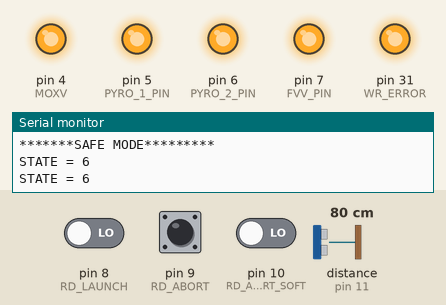
Recording of a sketch running on a simulated Arduino Mega 2560, built with avr-gcc and run on an emulated ATmega2560. Parts: output pins drawn as LEDs (lit = HIGH), the last lines printed to the serial monitor. Wiring (inferred from the names in the program): ultrasonic range finder: trigger pin 12; echo pin 11. Dashed ring = blinking. The inputs (shaded band) are chosen by the test bench; at power-on: pin 9 (RD_ABORT) HIGH, pin 10 (RD_ABORT_SOFT) LOW, pin 8 (RD_LAUNCH) LOW, distance to the obstacle (sensor on pin 11) 80 cm. Pins used as bus, display or sensor lines are not drawn.

Above: at 1.2 s.
1.3 s: pin 9 (RD_ABORT) driven LOW
At 2.9 s:
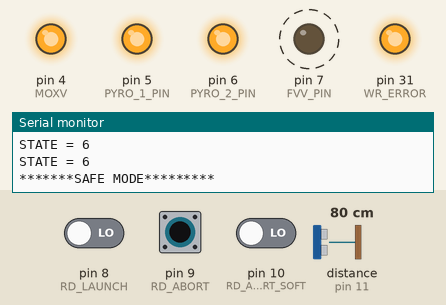
4.3 s: pin 9 (RD_ABORT) driven HIGH
At 7.2 s:
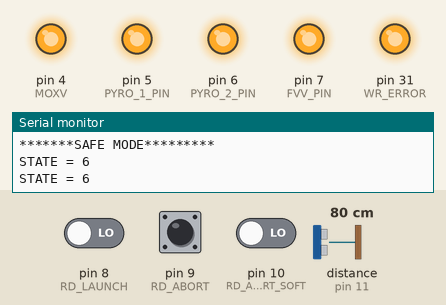
7.3 s: pin 10 (RD_ABORT_SOFT) driven HIGH
8.8 s: pin 8 (RD_LAUNCH) driven HIGH and pin 9 (RD_ABORT) driven LOW
10.7 s: pin 10 (RD_ABORT_SOFT) driven LOW
13.7 s: pin 9 (RD_ABORT) pulsed HIGH 2 times (0.12 s each, 0.3 s apart)
At 30.3 s:
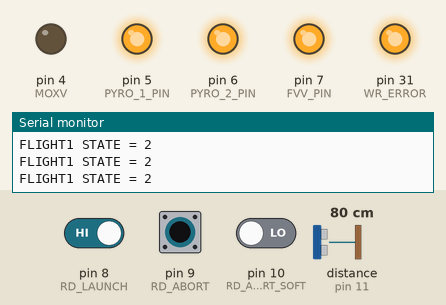
Timing chart, 0 to 38.0 s (numbered marks = the images above; inputs shaded):
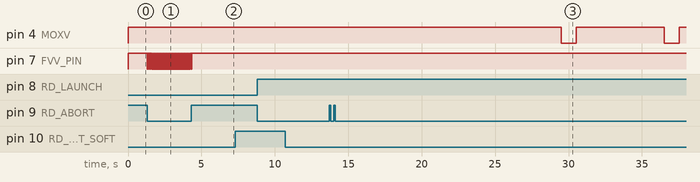

Measured:
- after the input at 1.3 s, pin 7 (FVV_PIN): alternates HIGH for 0.03 s and LOW for 0.02 s, starting at once
- after the input at 4.3 s, pin 7 (FVV_PIN): goes on until 4.3 s, then stays HIGH
- after the input at 13.7 s, pin 5 (PYRO_1_PIN): stays HIGH (without the input it goes to LOW after 15.3 s)

The sketch:

FlightMaster.ino
```cpp
///////////////////////////////////////////////////////////////////////
///////////////////////////////////////////////////////////////////////
///////////////////////////////////////////////////////////////////////
///////////////////////////////////////////////////////////////////////
// VERSION HISTORY //
// YYYY-MM-DD/HH:MM - Version - Description of changes (Author)
// 2016-05-18/13:31 - V1.0 - Initial Upload of Flight Master (Alex Wolff)
// 2016-05-18/17:17 - V1.1 - Changed Pyro1/MOXV1 timings; Added Main loop details
// 2016-05-19/17:49 - V1.2 - Added SoftAbort, OpenFVV, CloseFVV
// 2016-05-19/23:52 - V1.3 - Changed equality sign, added comments
// 2016-05-20/04:28 - V1.4 - Added SetupSD, WriteSD and incorporated into master loop
// 2016-05-21/14:49 - V1.5 - Added POST HITL V1.0, PRE HITL V2.0
// 2016-05-23/02:11 - V1.6 - New pinout, fixed SetupSD/WriteSD, changed pyro timings
// 2016-05-24/12:18 - V1.7 - Changes pins for Pyros and SmoxV
// 2016-05-25/10:19 - V1.8 - Added abort capability for Flight1/Coast -- GROUND TEST ONLY
// 2016-05-28/09:24 - V1.9 - Added abort capability for Recovery, lengthened pyro on times, allow for FVV in Recovery
// 2017-02-12/10:08 - V2.0 - Modify towards relaunch (no QDsep, SMOXV)
///////////////////////////////////////////////////////////////////////
///////////////////////////////////////////////////////////////////////
///////////////////////////////////////////////////////////////////////
///////////////////////////////////////////////////////////////////////
/////////////////////////////
// SD CARD LIBRARY //
#include <SD.h>
// SPI LIBRARY //
#include <SPI.h>  // TODO: IS THIS NECESSARY?

// PRESSURE SENSOR LIBRARY //
#include <Adafruit_BMP085.h>

//IMU LIBRARIES //
#include <Adafruit_Sensor.h>
#include <Adafruit_BNO055.h>
#include <utility/imumaths.h>

// GENERAL LIBRARIES //
#include <Wire.h>
#include <math.h>
/////////////////////////////


// STATE DEFINITIONS //
// PRELAUNCH 0 //
// LAUNCH    1 //
// FLIGHT_1  2 //
// COAST     3 //
// FLIGHT_2  4 //
// RECOVERY  5 //
// SAFE      6 //
///////////////////////
int STATE = 0; // INITIALIZE TO PRELAUNCH STATE
///////////////////////

// FVV COUNTERS //
////////////////////
int FVVOpenNum  = 0;
int FVVCloseNum = 0;
////////////////////

// DEFINE PINS FOR ACTUATIONS //
#define MOXV       4
#define PYRO_1_PIN 5
#define PYRO_2_PIN 6
#define FVV_PIN    7

#define WR_STATE   12

// DEFINE PINS FOR READING SIGNAL //
#define RD_LAUNCH     8
#define RD_ABORT      9
#define RD_ABORT_SOFT 10
#define RD_FVV        11

// DEFINE PIN FOR WRITING ERROR TO DISPLAY
#define WR_ERROR      31

// DEFINE ACTIVE LOW RELAY CONFIG //
#define RELAY_ON  0
#define RELAY_OFF 1

// PRESSURE SENSOR DEFINITIONS //
Adafruit_BMP085 bmp;
int trueSeaLevelPress;
//const int chipSelect = 4;
////////////////////////////////

// IMU DEFINITIONS //
Adafruit_BNO055 bno = Adafruit_BNO055();

// GLOBAL VARIABLES //
int initMillis = millis();
int currentMillis = millis();

void setup() {
  Serial.begin(9600); // TODO: CAN THIS BE IN LAUNCH CODE???

  // SET INITIAL STATE TO CLOSE FOR ALL RELAYS //
  pinMode(MOXV, OUTPUT);
  pinMode(PYRO_1_PIN, OUTPUT);
  pinMode(PYRO_2_PIN, OUTPUT);
  pinMode(FVV_PIN, OUTPUT);
  pinMode(WR_STATE, OUTPUT);
  pinMode(WR_ERROR, OUTPUT);

  digitalWrite(MOXV,RELAY_OFF);
  digitalWrite(PYRO_1_PIN,RELAY_OFF);
  digitalWrite(PYRO_2_PIN,RELAY_OFF);
  digitalWrite(FVV_PIN,RELAY_OFF);
  digitalWrite(WR_STATE,RELAY_OFF);
  digitalWrite(WR_ERROR,RELAY_OFF);

  // INITIALIZE READ PINS AS INPUTS //
  pinMode(RD_LAUNCH, INPUT);
  pinMode(RD_ABORT,  INPUT);
  pinMode(RD_ABORT_SOFT, INPUT);
  pinMode(RD_FVV,  INPUT);

  analogWrite(WR_STATE,42.5*STATE);

  // INITIALIZE BMP,BNO, AND SD DEVICES
  //SetupSD();

}

void loop() {
  analogWrite(WR_STATE,42.5*STATE);
  Serial.print("STATE = ");
  Serial.println(STATE);
  int LoopMillis = millis();
  OpenFVV();  // CHECKS FOR OPEN FVV COMMAND
  CloseFVV(); // CHECKS FOR CLOSE FVV COMMAND

  WriteSD(); // WRITE TELEMETRY TO SD CARD

  STATE = HardAbortCheck(); // CHECKS FOR HARD ABORT SIGNAL
  STATE = SoftAbortCheck(); // CHECKS FOR SOFT ABORT SIGNAL
  //IF ABORT IS NOT IN EFFECT, CONFIRM THAT LAUNCH PIN HIGH LASTS A TENTH OF A SECOND //
  if (digitalRead(RD_LAUNCH) == HIGH && digitalRead(RD_ABORT) == LOW && STATE != 6){

    int currLaunchMillis = millis();
    int falseLaunchPinRead = 0;

    while ((currLaunchMillis - LoopMillis) < 100) {

      if (digitalRead(RD_LAUNCH) == LOW) {

        falseLaunchPinRead = 1;
        break;
      }
      currLaunchMillis = millis();
    }

    if ((falseLaunchPinRead == 0) && (digitalRead(RD_ABORT)) == LOW) {
      STATE = 1; // SEND STATE TO LAUNCH
      analogWrite(WR_STATE,42.5*STATE);
      STATE = LaunchSeq();
      Serial.print("STATE = ");
      Serial.println(STATE);
    }
  }

  // END LAUNCH PIN HIGH CONTINUITY CHECK //
  // POSSIBLE OUTPUTS: (1) RETURN TO PREVIOUS STATE //
  //                   (2) ENTER LAUNCH STATE //

  if (STATE == 2) {
    STATE = Flight1Seq();
    analogWrite(WR_STATE,42.5*STATE);
    Serial.print("STATE = ");
      Serial.println(STATE);
  }

  if (STATE == 3) {
    STATE = CoastSeq();
    analogWrite(WR_STATE,42.5*STATE);
    Serial.print("STATE = ");
      Serial.println(STATE);
  }

  if (STATE == 4) {
    STATE = Flight2Seq();
    analogWrite(WR_STATE,42.5*STATE);
    Serial.print("STATE = ");
      Serial.println(STATE);
  }

  if (STATE == 5) {
    RecoverySeq();
    analogWrite(WR_STATE,42.5*STATE);
    Serial.print("STATE = ");
      Serial.println(STATE);
  }

  if (STATE == 6) {
    SafeSeq();
    analogWrite(WR_STATE,42.5*STATE);
    Serial.print("STATE = ");
      Serial.println(STATE);
  }

}


//// LAUNCH SEQUENCING FUCTION ////
int LaunchSeq(){

  int LaunchSeqEnd      = 0;
  int startSeqCounter   = 0;
  int pyro1OpenCounter  = 0;
  int moxv1OpenCounter  = 0;
  int qdsepOffCounter   = 0;
  initMillis = millis();

  while (LaunchSeqEnd == 0) {

    Serial.print("LAUNCH STATE = ");
    Serial.println(STATE);

    currentMillis = millis();
    WriteSD(); // WRITE TELEMETRY TO SD CARD

    // AFTER *60 SECONDS*, FEED CURRENT TO PYRO 1 //
    STATE = HardAbortCheck();
    STATE = SoftAbortCheck();
    // NOTE: CANNOT ABORT OUT OF LAUNCH AT THIS POINT //
    if ((currentMillis - initMillis) > 20000 && pyro1OpenCounter == 0 && STATE != 6){
      digitalWrite(PYRO_1_PIN,RELAY_ON);
      pyro1OpenCounter = 1;
    }

    // AFTER *60.3 SECONDS*, OPEN MAIN OX VALVE (1) //
    if ((currentMillis - initMillis) > 20500 && moxv1OpenCounter == 0){
      digitalWrite(MOXV,RELAY_ON);
      moxv1OpenCounter = 1;
      STATE = 2; // SET STATE TO FLIGHT_1
      LaunchSeqEnd = 1; // END WHILE LOOP
    }

  }

  return STATE;
}
///////////////////////////////////
///////////////////////////////////

// FLIGHT1 SEQUENCING FUNCTION //
int Flight1Seq(){

  initMillis = millis();
  int Flight1SeqEnd = 0;
  int moxv1OffCounter = 0;
  int Burn1Counter = 0;
  int pyro1CloseCounter = 0;

  while (Flight1SeqEnd == 0){
    Serial.print("FLIGHT1 STATE = ");
    Serial.println(STATE);

    currentMillis = millis();
    WriteSD(); // WRITE TELEMETRY TO SD CARD

    //// ONLY FOR GROUND TEST ///
    STATE = HardAbortCheck();
    STATE = SoftAbortCheck();
    /////////////////////////////

    if ((currentMillis - initMillis) > 1000 && moxv1OffCounter == 0){
      digitalWrite(MOXV,RELAY_OFF);
      moxv1OffCounter = 1;
    }

    //// ONLY FOR GROUND TEST ///
    STATE = HardAbortCheck();
    STATE = SoftAbortCheck();
    /////////////////////////////

    // SHUT OFF CURRENT TO PYRO_1 AFTER  *3.2 SECONDS* //
    if ((currentMillis - initMillis) >  4500 && pyro1CloseCounter == 0){
      digitalWrite(PYRO_1_PIN,RELAY_OFF);
      pyro1CloseCounter = 1;
    }

    //// ONLY FOR GROUND TEST ///
    STATE = HardAbortCheck();
    STATE = SoftAbortCheck();
    /////////////////////////////

    if ((currentMillis - initMillis) > 7000 && Burn1Counter == 0){
      digitalWrite(MOXV,RELAY_ON);
      Burn1Counter = 1;
      STATE = 3; // SET STATE TO COAST
      Flight1SeqEnd = 1;
    }
  }
  return STATE;
}
/////////////////////////////////
/////////////////////////////////


// COAST SEQUENCING FUNCTION //
int CoastSeq(){

  initMillis = millis();
  int CoastSeqEnd = 0;
  int moxv2OffCounter = 0;
  int CoastCounter = 0;

  while (CoastSeqEnd == 0){

    currentMillis = millis();
    WriteSD(); // WRITE TELEMETRY TO SD CARD

    //// ONLY FOR GROUND TEST ///
    STATE = HardAbortCheck();
    STATE = SoftAbortCheck();
    /////////////////////////////


    if ((currentMillis - initMillis) > 1000 && moxv2OffCounter == 0){
      digitalWrite(MOXV,RELAY_OFF);
      moxv2OffCounter = 1;
    }

    //// ONLY FOR GROUND TEST ///
    STATE = HardAbortCheck();
    STATE = SoftAbortCheck();
    /////////////////////////////

    if ((currentMillis - initMillis) > 7000 && CoastCounter == 0){
      CoastCounter = 1;
      STATE = 4; // SET STATE TO FLIGHT_2
      CoastSeqEnd = 1;
    }
  }
  return STATE;
}
///////////////////////////////
///////////////////////////////


// FLIGHT_2 SEQUENCING FUNCTION //
int Flight2Seq(){

  initMillis = millis();
  int Flight2SeqEnd = 0;
  int moxv3OpenCounter = 0;
  int moxv3OffCounter = 0;
  int Burn2Counter = 0;
  int pyro2OpenCounter = 0;
  int pyro2CloseCounter = 0;

  while (Flight2SeqEnd == 0 && STATE == 4){

    //// ONLY FOR GROUND TEST ///
    STATE = HardAbortCheck();
    STATE = SoftAbortCheck();
    /////////////////////////////

    currentMillis = millis();
    WriteSD(); // WRITE TELEMETRY TO SD CARD

    if (pyro2OpenCounter == 0){
      digitalWrite(PYRO_2_PIN,RELAY_ON);
      pyro2OpenCounter = 1;
    }

    if ((currentMillis - initMillis) > 500 && moxv3OpenCounter == 0){
      digitalWrite(MOXV,RELAY_ON);
      moxv3OpenCounter = 1;
    }

    //// ONLY FOR GROUND TEST ///
    STATE = HardAbortCheck();
    STATE = SoftAbortCheck();
    /////////////////////////////


    if ((currentMillis - initMillis) > 1000 && moxv3OffCounter == 0){
      digitalWrite(MOXV,RELAY_OFF);
      moxv3OffCounter = 1;
    }

    //// ONLY FOR GROUND TEST ///
    STATE = HardAbortCheck();
    STATE = SoftAbortCheck();
    /////////////////////////////

    if ((currentMillis - initMillis) > 4500 && pyro2CloseCounter == 0){
      digitalWrite(PYRO_2_PIN,RELAY_OFF);
      pyro2CloseCounter = 1;
    }

    //// ONLY FOR GROUND TEST ///
    STATE = HardAbortCheck();
    STATE = SoftAbortCheck();
    /////////////////////////////

    if ((currentMillis - initMillis) > 10000 && Burn2Counter == 0 && STATE == 4){
      Burn2Counter = 1;
      STATE = 5; // SET STATE TO RECOVERY
      Flight2SeqEnd = 2;
    }

    //// ONLY FOR GROUND TEST ///
    STATE = HardAbortCheck();
    STATE = SoftAbortCheck();
    /////////////////////////////
  }
  return STATE;
}
//////////////////////////////
//////////////////////////////


// RECOVERY SEQUENCING FUNCTION //
void RecoverySeq(){

  initMillis = millis();
  int RecoverySeqEnd = 0;

  while (STATE == 5){

    //// ONLY FOR GROUND TEST ///
    STATE = HardAbortCheck();
    STATE = SoftAbortCheck();
    /////////////////////////////

    currentMillis = millis();
    WriteSD(); // WRITE TELEMETRY TO SD CARD

    if ((currentMillis - initMillis) > 1000 && FVVOpenNum == FVVCloseNum){
      digitalWrite(FVV_PIN,RELAY_ON);
      FVVOpenNum += 1;
    }

    OpenFVV();  // CHECKS FOR OPEN FVV COMMAND
    CloseFVV(); // CHECKS FOR CLOSE FVV COMMAND

  }
}
////////////////////////////////
////////////////////////////////


// SAFE SEQUENCING FUNCTION //
void SafeSeq(){

  initMillis = millis();
  int SafeSeqEnd = 0;

  while (SafeSeqEnd == 0){

    Serial.println("*******SAFE MODE*********");

    currentMillis = millis();
    WriteSD(); // WRITE TELEMETRY TO SD CARD

    if (FVVOpenNum == FVVCloseNum){

      digitalWrite(FVV_PIN,RELAY_ON);
      FVVOpenNum += 1;
      SafeSeqEnd = 1;
    }

    //OpenFVV();  // CHECKS FOR OPEN FVV COMMAND
    //CloseFVV(); // CHECKS FOR CLOSE FVV COMMAND
  }
}
//////////////////////////////
//////////////////////////////


//////////////////////////////
//////////////////////////////
//////////////////////////////
//////////////////////////////
// COMMANDS //

// HARD ABORT CHECK COMMAND //
int HardAbortCheck(){
  if (digitalRead(RD_ABORT) == HIGH){

    int falseAbortPinRead = 0;
    int initAbortMillis = millis();
    int currAbortMillis = millis();
    while (currAbortMillis - initAbortMillis < 100){

      if (digitalRead(RD_ABORT) == LOW){
        falseAbortPinRead = 1;
        break;
      }
      currAbortMillis = millis();
    }
    if (falseAbortPinRead == 0){

      STATE = 6; // SEND STATE TO SAFE
    }
  }
  analogWrite(WR_STATE,42.5*STATE);
  return STATE;
}
//////////////////////////////
//////////////////////////////

// SOFT ABORT CHECK COMMAND //
int SoftAbortCheck(){

  if (digitalRead(RD_ABORT_SOFT) == HIGH){
    int falseAbortSoftPinRead = 0;
    int initAbortMillis = millis();
    int currAbortMillis = millis();
    while (currAbortMillis - initAbortMillis < 250){

      if (digitalRead(RD_ABORT_SOFT) == LOW){
        falseAbortSoftPinRead = 1;
        break;
      }
      currAbortMillis = millis();
    }
    if (falseAbortSoftPinRead == 0){

      STATE = 0; // SEND STATE TO PRELAUNCH
    }
  }
  analogWrite(WR_STATE,42.5*STATE);
  return STATE;
}

//////////////////////////////
//////////////////////////////

// OPEN FVV COMMAND //
void OpenFVV(){
  if (digitalRead(RD_FVV) == HIGH){
    int falseOpenFVVPinRead = 0;
    int initFVVMillis = millis();
    int currFVVMillis = millis();
    while (currFVVMillis - initFVVMillis < 500){

      if (digitalRead(RD_FVV) == LOW){
        falseOpenFVVPinRead = 1;
        break;
      }
      currFVVMillis = millis();
    }
    if (falseOpenFVVPinRead == 0){

      digitalWrite(FVV_PIN,RELAY_ON);
      FVVOpenNum += 1;
    }
  }
}

//////////////////////////////
//////////////////////////////

// CLOSE FVV COMMAND //
void CloseFVV(){

  if (digitalRead(RD_FVV) == LOW && FVVCloseNum != FVVOpenNum){
      digitalWrite(FVV_PIN,RELAY_OFF);
      FVVCloseNum += 1;
  }
}

//////////////////////////////
//////////////////////////////

// SETUP SD COMMAND //
void SetupSD(){
  /*
  // CHECK FOR PRESSURE SENSOR //
  initMillis = millis();
  if (!bmp.begin()) {
    currentMillis = millis();
    digitalWrite(WR_ERROR,RELAY_ON);
    while (!bmp.begin() && (currentMillis - initMillis) > 500) { // IF DEVICE NOT FOUND, KEEP CHECKING FOR 0.5 SECONDS
    }
  }
  // CHECK FOR IMU DEVICE //
  initMillis = millis();
  if (!bno.begin()) {
    currentMillis = millis();
    digitalWrite(WR_ERROR,RELAY_ON);
    while (!bno.begin() && (currentMillis - initMillis) > 500) {
    }
  }
  // CHECK FOR SD CARD //
  initMillis = millis();
  if (!SD.begin(chipSelect)) {
    currentMillis = millis();
    digitalWrite(WR_ERROR,RELAY_ON);
    while (!SD.begin() && (currentMillis - initMillis) > 500) {
    }
  }
  // REMOVE OLD FILE //
  if (SD.exists("guinlog.txt")) {
    SD.remove("guinlog.txt");
  }
  */
}


//////////////////////////////
//////////////////////////////
void WriteSD(){
  /*
  // PRINT VARIABLES TO SD CARD //

  // PING THE IMU FOR SENSOR DATA //
  imu::Vector<3> euler = bno.getVector(Adafruit_BNO055::VECTOR_EULER);
  imu::Vector<3> mag = bno.getVector(Adafruit_BNO055::VECTOR_MAGNETOMETER);
  imu::Vector<3> gyro = bno.getVector(Adafruit_BNO055::VECTOR_GYROSCOPE);
  imu::Vector<3> accel = bno.getVector(Adafruit_BNO055::VECTOR_ACCELEROMETER);
  imu::Vector<3> linaccel = bno.getVector(Adafruit_BNO055::VECTOR_LINEARACCEL);
  imu::Vector<3> grav = bno.getVector(Adafruit_BNO055::VECTOR_GRAVITY);
  imu::Quaternion quat = bno.getQuat();

  // OPEN FILE TO WRITE DATA LOG //
  // THIS CREATES A FILE IF NONE CURRENTLY EXISTS //
  File guinLog = SD.open("guinlog.txt", FILE_WRITE);

  // MAKE A STRING FOR ASSEMBLING THE DATA TO THE LOG //
  // FORMAT: ALTITUDE (m), PRESSURE (Pa), TEMPERATURE_BMP (C), TEMPERATURE_IMU (C), ACCELERATION_x,y,z (m/s^2), EULER_x,y,z (deg), GYRO_x,y,z (rad/s), MAG_x,y,z (uT), LIN_ACCEL_x,y,z (m/s^2), GRAVITY_x,y,z, QUAT_w_x_y_z //
  String dataString = "";

  // CONCATENATE VALUES INTO STRING //
  dataString += bmp.readAltitude();
  dataString += ",";

  dataString += bmp.readPressure();
  dataString += ",";

  dataString += bmp.readTemperature();
  dataString += ",";

  dataString += bno.getTemp();
  dataString += ",";
  dataString += accel.x();
  dataString += ",";
  dataString += accel.y();
  dataString += ",";
  dataString += accel.z();
  dataString += ",";

  dataString += euler.x();
  dataString += ",";
  dataString += euler.y();
  dataString += ",";
  dataString += euler.z();
  dataString += ",";

  dataString += gyro.x();
  dataString += ",";
  dataString += gyro.y();
  dataString += ",";
  dataString += gyro.z();
  dataString += ",";

  dataString += mag.x();
  dataString += ",";
  dataString += mag.y();
  dataString += ",";
  dataString += mag.z();
  dataString += ",";

  dataString += linaccel.x();
  dataString += ",";
  dataString += linaccel.y();
  dataString += ",";
  dataString += linaccel.z();
  dataString += ",";

  dataString += grav.x();
  dataString += ",";
  dataString += grav.y();
  dataString += ",";
  dataString += grav.z();
  dataString += ",";

  // Quaternion data
  dataString += quat.w();
  dataString += ",";
  dataString += quat.y();
  dataString += ",";
  dataString += quat.x();
  dataString += ",";
  dataString += quat.z();
  ///////////////////////////////////////////

// PRINT FINAL STRING ONTO SD CARD //
// CLOSE OPENED FILE //
if (guinLog) {
    guinLog.println(dataString);
    guinLog.close();
}
*/
}

//////////////////////////////
//////////////////////////////

//////////////////////////////
//////////////////////////////
```
